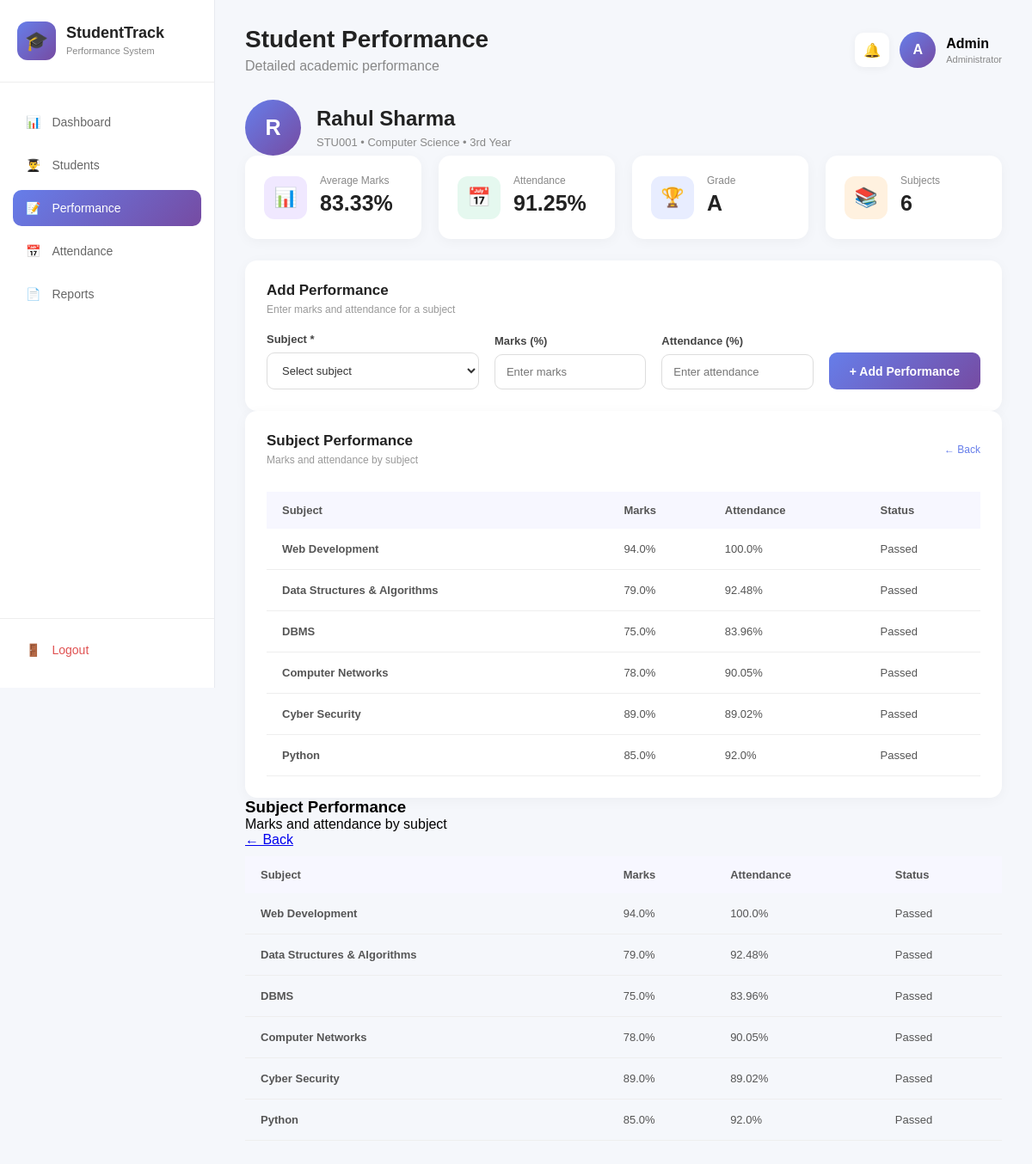
The app's page /student-performance/STU001 with its own data.
### tables this page shows
CREATE TABLE students (
            id INTEGER PRIMARY KEY AUTOINCREMENT,
            name TEXT NOT NULL,
            student_id TEXT UNIQUE NOT NULL,
            department TEXT NOT NULL,
            year TEXT NOT NULL,
            email TEXT,
            phone TEXT
        );

CREATE TABLE performance (
            id INTEGER PRIMARY KEY AUTOINCREMENT,
            student_id TEXT NOT NULL,
            subject TEXT NOT NULL,
            marks REAL NOT NULL,
            attendance REAL NOT NULL,
            FOREIGN KEY (student_id) REFERENCES students(student_id)
        );

### app.py (the view, shortened to what this page needs)
@app.route(
    "/student-performance/<student_id>",
    methods=["GET", "POST"]
)
def student_performance(student_id):
    conn = get_db_connection()
    student = conn.execute("""
        SELECT *
        FROM students
        WHERE student_id = ?
    """, (
        student_id,
    )).fetchone()
    if student is None:
        conn.close()
        return "Student not found", 404
    performance = conn.execute("""
        SELECT *
        FROM performance
        WHERE student_id = ?
        ORDER BY id DESC
    """, (
        student_id,
    )).fetchall()
    conn.close()
    if performance:
        average = sum(
            float(record["marks"])
            for record in performance
        ) / len(performance)
    else:
        average = 0
    if average >= 90:
        grade = "A+"
    elif average >= 80:
        grade = "A"
    elif average >= 70:
        grade = "B"
    elif average >= 60:
        grade = "C"
    elif average >= 50:
        grade = "D"
    else:
        grade = "F"
    if performance:
        attendance = sum(
            float(record["attendance"])
            for record in performance
        ) / len(performance)
    else:
        attendance = 0
    return render_template(
        "student_performance.html",
        student=student,
        performance=performance,
        average=round(
            average,
            2
        ),
        grade=grade,
        attendance=round(
            attendance,
            2
        )
    )

### app.py (called while the page is built)
def get_db_connection():
    conn = sqlite3.connect(DATABASE)
    conn.row_factory = sqlite3.Row
    return conn

### templates/student_performance.html (shortened to what this page needs)
<!DOCTYPE html>
<html lang="en">
<head>
    <link rel="stylesheet"
          href="{{ url_for('static', filename='css/style.css') }}">
</head>
<body class="dashboard-body">
    <aside class="sidebar">
        <div class="brand">
            <div class="brand-icon">
                🎓
            </div>
            <div>
                <h2>StudentTrack</h2>
                <span>Performance System</span>
            </div>
        </div>
        <nav class="sidebar-menu">
            <a href="/dashboard" class="menu-item">
                <span>📊</span>
                Dashboard
            </a>
            <a href="/students" class="menu-item">
                <span>👨‍🎓</span>
                Students
            </a>
            <a href="/performance" class="menu-item active">
                <span>📝</span>
                Performance
            </a>
            <a href="#" class="menu-item">
                <span>📅</span>
                Attendance
            </a>
            <a href="#" class="menu-item">
                <span>📄</span>
                Reports
            </a>
        </nav>
        <div class="sidebar-bottom">
            <a href="/" class="menu-item logout">
                <span>🚪</span>
                Logout
            </a>
        </div>
    </aside>
    <main class="main-content">
        <header class="topbar">
            <div>
                <h1>Student Performance</h1>
                <p>
                    Detailed academic performance
                </p>
            </div>
            <div class="profile">
                <div class="notification">
                    🔔
                </div>
                <div class="avatar">
                    A
                </div>
                <div>
                    <strong>Admin</strong>
                    <small>Administrator</small>
                </div>
            </div>
        </header>
        <section class="student-profile-header">
            <div class="large-student-avatar">
                {{ student["name"][0] }}
            </div>
            <div>
                <h2>
                    {{ student["name"] }}
                </h2>
                <p>
                    {{ student["student_id"] }}
                    •
                    {{ student["department"] }}
                    •
                    {{ student["year"] }}
                </p>
            </div>
        </section>
        <section class="stats-grid">
            <div class="stat-card">
                <div class="stat-icon purple">
                    📊
                </div>
                <div>
                    <p>
                        Average Marks
                    </p>
                    <h3>
                        {{ average }}%
                    </h3>
                </div>
            </div>
            <div class="stat-card">
                <div class="stat-icon green">
                    📅
                </div>
                <div>
                    <p>
                        Attendance
                    </p>
                    <h3>
                        {{ attendance }}%
                    </h3>
                </div>
            </div>
            <div class="stat-card">
                <div class="stat-icon blue">
                    🏆
                </div>
                <div>
                    <p>
                        Grade
                    </p>
                    <h3>
                        {{ grade }}
                    </h3>
                </div>
            </div>
            <div class="stat-card">
                <div class="stat-icon orange">
                    📚
                </div>
                <div>
                    <p>
                        Subjects
                    </p>
                    <h3>
                        {{ performance|length }}
                    </h3>
                </div>
            </div>
        </section>
<div class="dashboard-card">
    <div class="card-header">
        <div>
            <h3>
                Add Performance
            </h3>
            <p>
                Enter marks and attendance for a subject
            </p>
        </div>
    </div>
    <form
        method="POST"
        action="/student-performance/{{ student['student_id'] }}"
        class="performance-form"
    >
        <div class="performance-form-row">
            <div class="form-group">
                <label>
                    Subject *
                </label>
                <select
                    name="subject"
                    required
                >
                    <option value="">
                        Select subject
                    </option>
                </select>
            </div>
            <div class="form-group">
                <label>
                    Marks (%)
                </label>
                <input
                    type="number"
                    name="marks"
                    min="0"
                    max="100"
                    step="0.01"
                    placeholder="Enter marks"
                    required
                >
            </div>
            <div class="form-group">
                <label>
                    Attendance (%)
                </label>
                <input
                    type="number"
                    name="attendance"
                    min="0"
                    max="100"
                    step="0.01"
                    placeholder="Enter attendance"
                    required
                >
            </div>
            <div class="performance-submit">
                <button
                    type="submit"
                    class="save-button"
                >
                    + Add Performance
                </button>
            </div>
        </div>
    </form>
</div>
<div class="dashboard-card">
    <div class="card-header">
        <div>
            <h3>
                Subject Performance
            </h3>
            <p>
                Marks and attendance by subject
            </p>
        </div>
        <a href="/performance">
            ← Back
        </a>
    </div>
    {% if performance %}
    <div style="overflow-x:auto;">
        <table class="student-table">
            <thead>
                <tr>
                    <th>Subject</th>
                    <th>Marks</th>
                    <th>Attendance</th>
                    <th>Status</th>
                </tr>
            </thead>
            <tbody>
                {% for record in performance %}
                <tr>
                    <td>
                        <strong>
                            {{ record["subject"] }}
                        </strong>
                    </td>
                    <td>
                        {{ record["marks"] }}%
                    </td>
                    <td>
                        {{ record["attendance"] }}%
                    </td>
                    <td>
                        {% if record["marks"] >= 50 %}
                        <span class="status-pass">
                            Passed
                        </span>
                        {% else %}
                        <span class="status-fail">
                            Needs Improvement
                        </span>
                        {% endif %}
                    </td>
                </tr>
                {% endfor %}
            </tbody>
        </table>
    </div>
    {% endif %}
</div>
                    <h3>
                        Subject Performance
                    </h3>
                    <p>
                        Marks and attendance by subject
                    </p>
                <a href="/performance">
                    ← Back
                </a>
            {% if performance %}
            <div style="overflow-x:auto;">
                <table class="student-table">
                    <thead>
                        <tr>
                            <th>Subject</th>
                            <th>Marks</th>
                            <th>Attendance</th>
                            <th>Status</th>
                        </tr>
                    </thead>
                    <tbody>
                        {% for record in performance %}
                        <tr>
                            <td>
                                <strong>
                                    {{ record["subject"] }}
                                </strong>
                            </td>
                            <td>
                                {{ record["marks"] }}%
                            </td>
                            <td>
                                {{ record["attendance"] }}%
                            </td>
                            <td>
                                {% if record["marks"] >= 50 %}
                                <span class="status-pass">
                                    Passed
                                </span>
                                {% else %}
                                <span class="status-fail">
                                    Needs Improvement
                                </span>
                                {% endif %}
                            </td>
                        </tr>
                        {% endfor %}
                    </tbody>
                </table>
            </div>
            {% endif %}
    </main>
</body>
</html>

### records on screen
students: name "R", name "Rahul Sharma", student_id "STU001", department "Computer Science", year "3rd Year"
performance: subject "Web Development", marks "94.0", attendance "100.0", shows "Passed"
performance: subject "Data Structures & Algorithms", marks "79.0", attendance "92.48", shows "Passed"
performance: subject "DBMS", marks "75.0", attendance "83.96", shows "Passed"
performance: subject "Computer Networks", marks "78.0", attendance "90.05", shows "Passed"
performance: subject "Cyber Security", marks "89.0", attendance "89.02", shows "Passed"
performance: subject "Python", marks "85.0", attendance "92.0", shows "Passed"

### other values on screen
{{ average }} "83.33"
{{ attendance }} "91.25"
{{ grade }} "A"
{{ performance|length }} "6"
